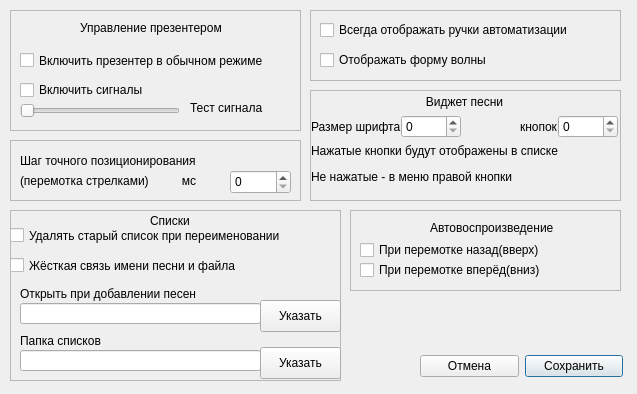
<?xml version="1.0" encoding="UTF-8"?>
<ui version="4.0">
 <class>dialogSettings</class>
 <widget class="QDialog" name="dialogSettings">
  <property name="windowModality">
   <enum>Qt::ApplicationModal</enum>
  </property>
  <property name="enabled">
   <bool>true</bool>
  </property>
  <property name="geometry">
   <rect>
    <x>0</x>
    <y>0</y>
    <width>637</width>
    <height>394</height>
   </rect>
  </property>
  <property name="windowTitle">
   <string>Настройки</string>
  </property>
  <widget class="QFrame" name="frame">
   <property name="geometry">
    <rect>
     <x>10</x>
     <y>10</y>
     <width>291</width>
     <height>121</height>
    </rect>
   </property>
   <property name="frameShape">
    <enum>QFrame::StyledPanel</enum>
   </property>
   <property name="frameShadow">
    <enum>QFrame::Raised</enum>
   </property>
   <widget class="QCheckBox" name="checkBoxEnableSignals">
    <property name="geometry">
     <rect>
      <x>10</x>
      <y>70</y>
      <width>161</width>
      <height>20</height>
     </rect>
    </property>
    <property name="text">
     <string>Включить сигналы</string>
    </property>
   </widget>
   <widget class="QSlider" name="sliderSignalsVol">
    <property name="geometry">
     <rect>
      <x>10</x>
      <y>90</y>
      <width>160</width>
      <height>22</height>
     </rect>
    </property>
    <property name="orientation">
     <enum>Qt::Horizontal</enum>
    </property>
   </widget>
   <widget class="QLabel" name="label">
    <property name="geometry">
     <rect>
      <x>70</x>
      <y>10</y>
      <width>171</width>
      <height>16</height>
     </rect>
    </property>
    <property name="text">
     <string>Управление презентером</string>
    </property>
   </widget>
   <widget class="QCheckBox" name="checkBoxKeyControlsEnable">
    <property name="geometry">
     <rect>
      <x>10</x>
      <y>40</y>
      <width>281</width>
      <height>21</height>
     </rect>
    </property>
    <property name="text">
     <string>Включить презентер в обычном режиме</string>
    </property>
   </widget>
   <widget class="QLabel" name="label_2">
    <property name="geometry">
     <rect>
      <x>180</x>
      <y>90</y>
      <width>91</width>
      <height>16</height>
     </rect>
    </property>
    <property name="text">
     <string>Тест сигнала</string>
    </property>
   </widget>
  </widget>
  <widget class="QWidget" name="layoutWidget">
   <property name="geometry">
    <rect>
     <x>420</x>
     <y>350</y>
     <width>203</width>
     <height>32</height>
    </rect>
   </property>
   <layout class="QHBoxLayout" name="horizontalLayout">
    <item>
     <widget class="QPushButton" name="buttonCancel">
      <property name="text">
       <string>Отмена</string>
      </property>
      <property name="autoDefault">
       <bool>false</bool>
      </property>
     </widget>
    </item>
    <item>
     <widget class="QPushButton" name="buttonSave">
      <property name="text">
       <string>Сохранить</string>
      </property>
     </widget>
    </item>
   </layout>
  </widget>
  <widget class="QFrame" name="frame_2">
   <property name="geometry">
    <rect>
     <x>310</x>
     <y>10</y>
     <width>311</width>
     <height>71</height>
    </rect>
   </property>
   <property name="frameShape">
    <enum>QFrame::StyledPanel</enum>
   </property>
   <property name="frameShadow">
    <enum>QFrame::Raised</enum>
   </property>
   <widget class="QCheckBox" name="checkBoxShowAutomations">
    <property name="geometry">
     <rect>
      <x>10</x>
      <y>10</y>
      <width>291</width>
      <height>20</height>
     </rect>
    </property>
    <property name="text">
     <string>Всегда отображать ручки автоматизации</string>
    </property>
   </widget>
   <widget class="QCheckBox" name="checkBoxShowWaveform">
    <property name="geometry">
     <rect>
      <x>10</x>
      <y>40</y>
      <width>291</width>
      <height>20</height>
     </rect>
    </property>
    <property name="text">
     <string>Отображать форму волны</string>
    </property>
   </widget>
  </widget>
  <widget class="QFrame" name="frame_4">
   <property name="geometry">
    <rect>
     <x>350</x>
     <y>210</y>
     <width>271</width>
     <height>81</height>
    </rect>
   </property>
   <property name="frameShape">
    <enum>QFrame::StyledPanel</enum>
   </property>
   <property name="frameShadow">
    <enum>QFrame::Raised</enum>
   </property>
   <widget class="QCheckBox" name="checkBoxAutoplayFforw">
    <property name="geometry">
     <rect>
      <x>10</x>
      <y>50</y>
      <width>291</width>
      <height>20</height>
     </rect>
    </property>
    <property name="text">
     <string>При перемотке вперёд(вниз)</string>
    </property>
   </widget>
   <widget class="QLabel" name="label_3">
    <property name="geometry">
     <rect>
      <x>80</x>
      <y>10</y>
      <width>171</width>
      <height>16</height>
     </rect>
    </property>
    <property name="text">
     <string>Автовоспроизведение</string>
    </property>
   </widget>
   <widget class="QCheckBox" name="checkBoxAutoplayRew">
    <property name="geometry">
     <rect>
      <x>10</x>
      <y>30</y>
      <width>291</width>
      <height>20</height>
     </rect>
    </property>
    <property name="text">
     <string>При перемотке назад(вверх)</string>
    </property>
   </widget>
  </widget>
  <widget class="QFrame" name="frame_3">
   <property name="geometry">
    <rect>
     <x>10</x>
     <y>140</y>
     <width>291</width>
     <height>61</height>
    </rect>
   </property>
   <property name="frameShape">
    <enum>QFrame::StyledPanel</enum>
   </property>
   <property name="frameShadow">
    <enum>QFrame::Raised</enum>
   </property>
   <widget class="QLabel" name="label_4">
    <property name="geometry">
     <rect>
      <x>10</x>
      <y>10</y>
      <width>211</width>
      <height>21</height>
     </rect>
    </property>
    <property name="text">
     <string>Шаг точного позиционирования</string>
    </property>
   </widget>
   <widget class="QSpinBox" name="spinBoxChangePosStep">
    <property name="geometry">
     <rect>
      <x>220</x>
      <y>30</y>
      <width>61</width>
      <height>24</height>
     </rect>
    </property>
    <property name="focusPolicy">
     <enum>Qt::ClickFocus</enum>
    </property>
    <property name="wrapping">
     <bool>false</bool>
    </property>
    <property name="specialValueText">
     <string/>
    </property>
    <property name="keyboardTracking">
     <bool>false</bool>
    </property>
    <property name="suffix">
     <string/>
    </property>
    <property name="maximum">
     <number>360000</number>
    </property>
   </widget>
   <widget class="QLabel" name="label_5">
    <property name="geometry">
     <rect>
      <x>10</x>
      <y>30</y>
      <width>211</width>
      <height>21</height>
     </rect>
    </property>
    <property name="text">
     <string>(перемотка стрелками)          мс</string>
    </property>
   </widget>
  </widget>
  <widget class="QFrame" name="frame_5">
   <property name="geometry">
    <rect>
     <x>10</x>
     <y>210</y>
     <width>331</width>
     <height>171</height>
    </rect>
   </property>
   <property name="frameShape">
    <enum>QFrame::StyledPanel</enum>
   </property>
   <property name="frameShadow">
    <enum>QFrame::Raised</enum>
   </property>
   <widget class="QLabel" name="label_6">
    <property name="geometry">
     <rect>
      <x>10</x>
      <y>120</y>
      <width>141</width>
      <height>21</height>
     </rect>
    </property>
    <property name="text">
     <string>Папка списков</string>
    </property>
   </widget>
   <widget class="QLineEdit" name="lineDefaultSaveDir">
    <property name="geometry">
     <rect>
      <x>10</x>
      <y>140</y>
      <width>241</width>
      <height>21</height>
     </rect>
    </property>
    <property name="readOnly">
     <bool>true</bool>
    </property>
   </widget>
   <widget class="QPushButton" name="buttonSetDefaultSaveDir">
    <property name="geometry">
     <rect>
      <x>250</x>
      <y>137</y>
      <width>81</width>
      <height>32</height>
     </rect>
    </property>
    <property name="text">
     <string>Указать</string>
    </property>
   </widget>
   <widget class="QLabel" name="label_7">
    <property name="geometry">
     <rect>
      <x>140</x>
      <y>0</y>
      <width>51</width>
      <height>21</height>
     </rect>
    </property>
    <property name="text">
     <string>Списки</string>
    </property>
   </widget>
   <widget class="QCheckBox" name="checkBoxRenameDeleteOldList">
    <property name="geometry">
     <rect>
      <x>0</x>
      <y>10</y>
      <width>311</width>
      <height>31</height>
     </rect>
    </property>
    <property name="text">
     <string>Удалять старый список при переименовании</string>
    </property>
   </widget>
   <widget class="QLabel" name="label_8">
    <property name="geometry">
     <rect>
      <x>10</x>
      <y>73</y>
      <width>201</width>
      <height>21</height>
     </rect>
    </property>
    <property name="text">
     <string>Открыть при добавлении песен</string>
    </property>
   </widget>
   <widget class="QPushButton" name="buttonSetDefaultMusicDir">
    <property name="geometry">
     <rect>
      <x>250</x>
      <y>90</y>
      <width>81</width>
      <height>32</height>
     </rect>
    </property>
    <property name="text">
     <string>Указать</string>
    </property>
   </widget>
   <widget class="QLineEdit" name="lineDefaultMusicDir">
    <property name="geometry">
     <rect>
      <x>10</x>
      <y>93</y>
      <width>241</width>
      <height>21</height>
     </rect>
    </property>
    <property name="readOnly">
     <bool>true</bool>
    </property>
   </widget>
   <widget class="QCheckBox" name="checkBoxHardLinkFileName">
    <property name="geometry">
     <rect>
      <x>0</x>
      <y>40</y>
      <width>311</width>
      <height>31</height>
     </rect>
    </property>
    <property name="toolTip">
     <string>&lt;html&gt;&lt;head/&gt;&lt;body&gt;&lt;p&gt;Жёсткая связь имени песни и файла. При дублировании создаётся дубликат файла. &lt;/p&gt;&lt;p&gt;Если выключено - файлы вообще не переименовываются, меняются только имена в списке.&lt;/p&gt;&lt;/body&gt;&lt;/html&gt;</string>
    </property>
    <property name="toolTipDuration">
     <number>0</number>
    </property>
    <property name="text">
     <string>Жёсткая связь имени песни и файла</string>
    </property>
   </widget>
  </widget>
  <widget class="QFrame" name="frame_6">
   <property name="geometry">
    <rect>
     <x>310</x>
     <y>90</y>
     <width>311</width>
     <height>111</height>
    </rect>
   </property>
   <property name="frameShape">
    <enum>QFrame::StyledPanel</enum>
   </property>
   <property name="frameShadow">
    <enum>QFrame::Raised</enum>
   </property>
   <widget class="QWidget" name="verticalLayoutWidget">
    <property name="geometry">
     <rect>
      <x>-1</x>
      <y>-1</y>
      <width>311</width>
      <height>101</height>
     </rect>
    </property>
    <layout class="QVBoxLayout" name="layoutSongListWidget">
     <property name="spacing">
      <number>0</number>
     </property>
     <property name="leftMargin">
      <number>2</number>
     </property>
     <property name="rightMargin">
      <number>2</number>
     </property>
     <item>
      <widget class="QLabel" name="label_11">
       <property name="text">
        <string>Виджет песни</string>
       </property>
       <property name="alignment">
        <set>Qt::AlignCenter</set>
       </property>
       <property name="indent">
        <number>0</number>
       </property>
      </widget>
     </item>
     <item>
      <layout class="QHBoxLayout" name="horizontalLayout_2">
       <item>
        <widget class="QLabel" name="label_9">
         <property name="text">
          <string>Размер шрифта</string>
         </property>
        </widget>
       </item>
       <item>
        <widget class="QSpinBox" name="spinBoxFontSize">
         <property name="sizePolicy">
          <sizepolicy hsizetype="Fixed" vsizetype="Fixed">
           <horstretch>0</horstretch>
           <verstretch>0</verstretch>
          </sizepolicy>
         </property>
         <property name="maximumSize">
          <size>
           <width>60</width>
           <height>16777215</height>
          </size>
         </property>
         <property name="wrapping">
          <bool>false</bool>
         </property>
         <property name="specialValueText">
          <string/>
         </property>
         <property name="keyboardTracking">
          <bool>false</bool>
         </property>
         <property name="suffix">
          <string/>
         </property>
         <property name="maximum">
          <number>360000</number>
         </property>
        </widget>
       </item>
       <item>
        <spacer name="horizontalSpacer">
         <property name="orientation">
          <enum>Qt::Horizontal</enum>
         </property>
         <property name="sizeHint" stdset="0">
          <size>
           <width>40</width>
           <height>20</height>
          </size>
         </property>
        </spacer>
       </item>
       <item>
        <widget class="QLabel" name="label_10">
         <property name="text">
          <string>кнопок</string>
         </property>
        </widget>
       </item>
       <item>
        <widget class="QSpinBox" name="spinBoxButtonsSize">
         <property name="maximumSize">
          <size>
           <width>60</width>
           <height>16777215</height>
          </size>
         </property>
         <property name="wrapping">
          <bool>false</bool>
         </property>
         <property name="specialValueText">
          <string/>
         </property>
         <property name="keyboardTracking">
          <bool>false</bool>
         </property>
         <property name="suffix">
          <string/>
         </property>
         <property name="maximum">
          <number>360000</number>
         </property>
        </widget>
       </item>
      </layout>
     </item>
     <item>
      <widget class="QLabel" name="label_12">
       <property name="text">
        <string>Нажатые кнопки будут отображены в списке</string>
       </property>
       <property name="margin">
        <number>2</number>
       </property>
      </widget>
     </item>
     <item>
      <widget class="QLabel" name="label_13">
       <property name="text">
        <string>Не нажатые - в меню правой кнопки</string>
       </property>
       <property name="margin">
        <number>2</number>
       </property>
      </widget>
     </item>
    </layout>
   </widget>
  </widget>
 </widget>
 <resources/>
 <connections/>
</ui>
